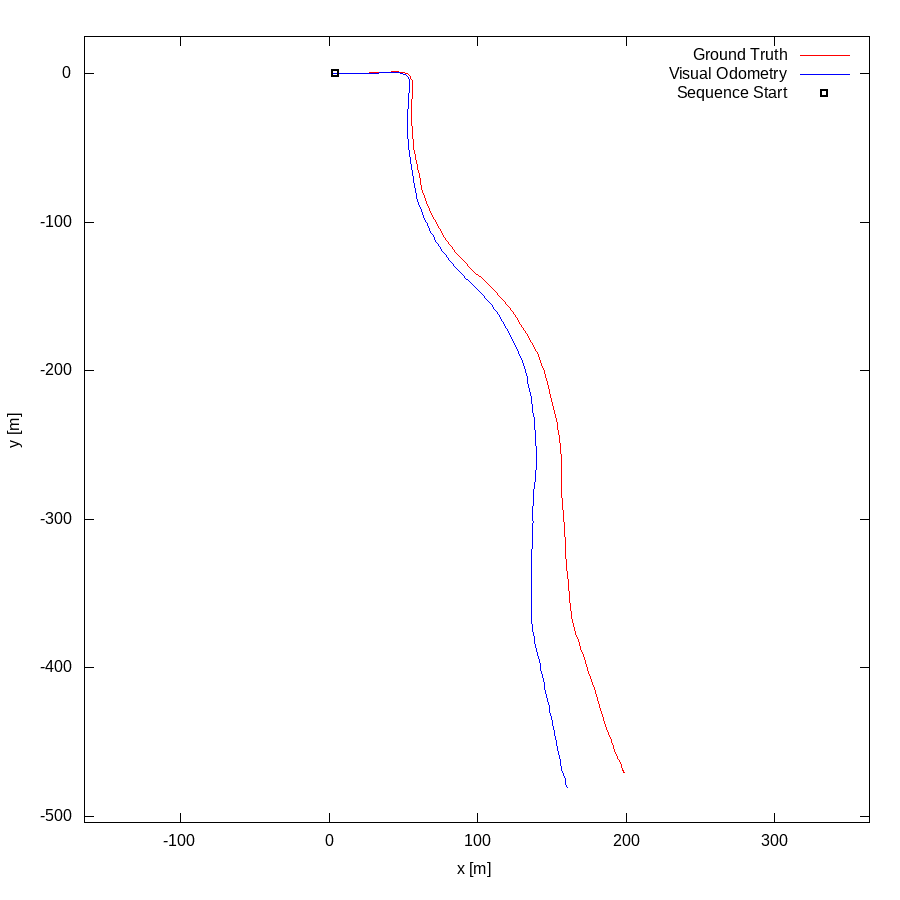

Source code (gnuplot):
set term postscript eps enhanced color
set output "03.eps"
set size ratio -1
set xrange [-165:364]
set yrange [-504:25]
set xlabel "x [m]"
set ylabel "y [m]"
plot "03.txt" using 1:2 lc rgb "#FF0000" title 'Ground Truth' w lines,"03.txt" using 3:4 lc rgb "#0000FF" title 'Visual Odometry' w lines,"< head -1 03.txt" using 1:2 lc rgb "#000000" pt 4 ps 1 lw 2 title 'Sequence Start' w points
